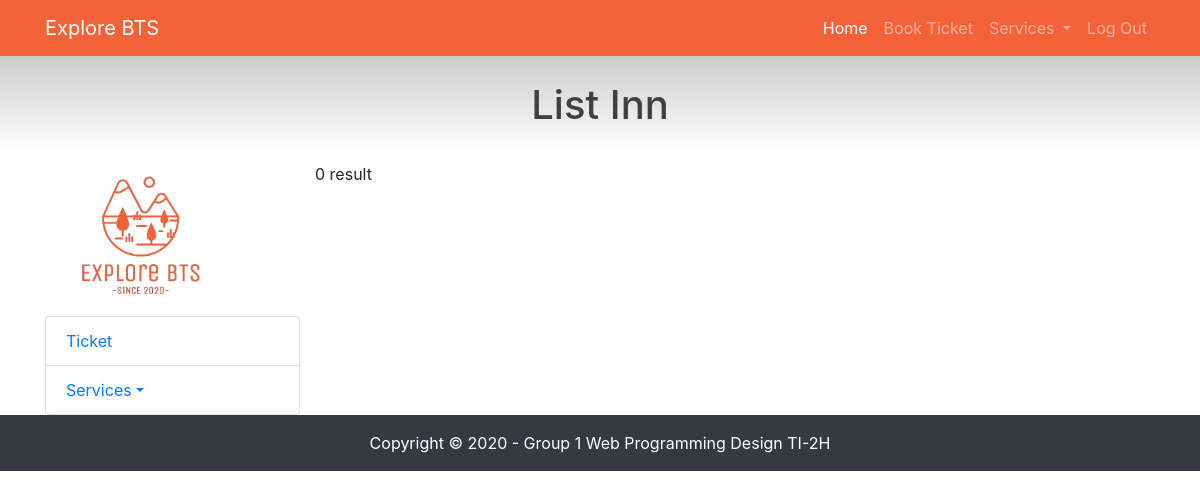
Page /listCampTools.php on the earlier database version.
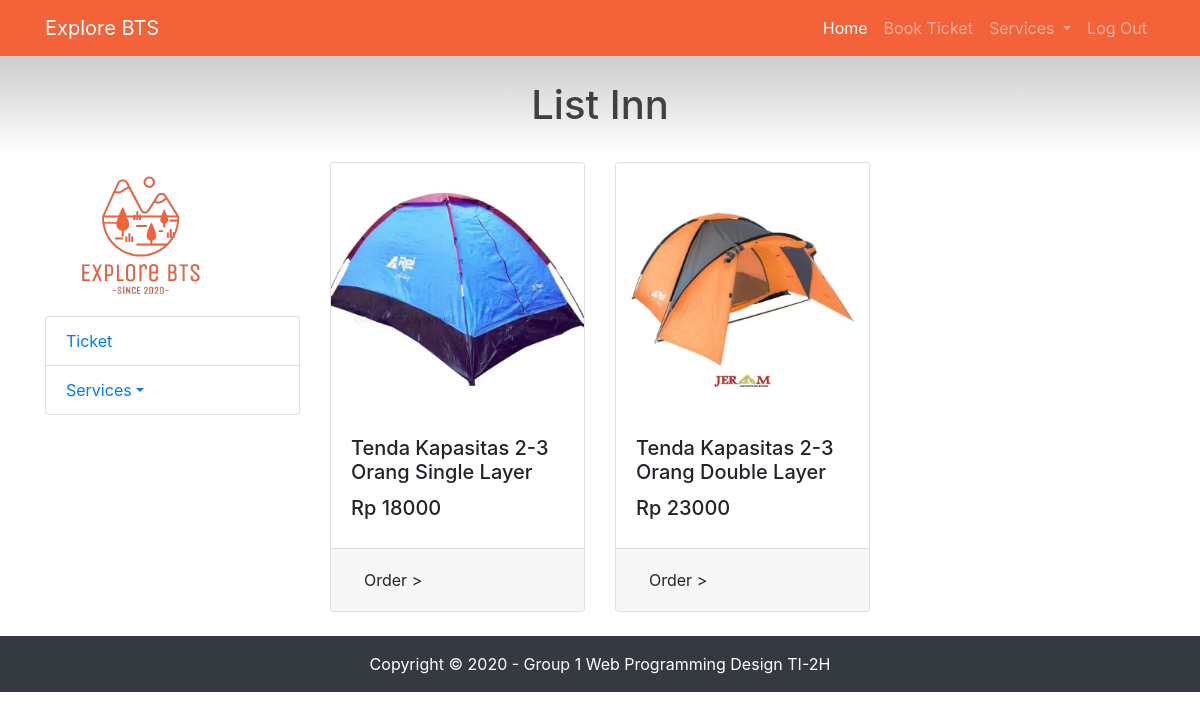
Same page on the later database version.
### tables this page shows
CREATE TABLE `products` (
  `product_id` int(11) NOT NULL,
  `product_name` varchar(100) NOT NULL,
  `product_pict` varchar(255) NOT NULL,
  `category_code` char(4) NOT NULL,
  `unit_price` int(11) NOT NULL,
  `vendor_id` int(11) NOT NULL,
  `product_desc` varchar(255) NOT NULL
);

### listCampTools.php (the view, shortened to what this page needs)
<!DOCTYPE html>
<html lang="en">
<head>
  <link href="vendor/bootstrap/css/bootstrap.min.css" rel="stylesheet">
  <link href="vendor/bootstrap/css/bootstrap.min.css" rel="stylesheet">
  <link href="css/shop-homepage.css" rel="stylesheet">
</head>
<body>
  <nav class="navbar navbar-expand-lg navbar-dark fixed-top">
    <div class="container">
      <a class="navbar-brand" href="#">Explore BTS</a>
      <div class="collapse navbar-collapse" id="navbarResponsive">
        <ul class="navbar-nav ml-auto">
          <li class="nav-item active">
            <a class="nav-link" href="homeUsers.html">Home
            </a>
          </li>
          <li class="nav-item">
            <a class="nav-link" href="#">Book Ticket</a>
          </li>
          <li class="nav-item dropdown">
            <a class="nav-link dropdown-toggle" href="#" id="navbardrop" data-toggle="dropdown">
              Services
            </a>
        </li>
          <li class="nav-item">
            <a class="nav-link" href="#">Log Out</a>
          </li>
        </ul>
      </div>
    </div>
  </nav>
  <h1>List Inn</h1>
  <div class="container">
    <div class="row">
      <div class="col-lg-3">
        <img src="assets/logo-bts.png" width="75%">
        <div class="list-group">
          <a href="#" class="list-group-item">Ticket</a>
          <div class="list-group-item">
            <a class="dropdown-toggle" href="" data-toggle="dropdown">Services<span class="caret"></span></a>
          </div>
        </div>
      </div>
      <div class="col-lg-9">
        <div class="row">
          <?php
                include "connection.php";
                $query = "SELECT * FROM products WHERE category_code LIKE '%CMP%'";
                $result = mysqli_query($connect, $query);
                if(mysqli_num_rows($result) > 0){
                while($row = mysqli_fetch_assoc($result)){
            ?>
          <div class="col-lg-4 col-md-6 mb-4">
            <div class="card h-100">
                <img class="card-img-top" src="uploads/<?php echo $row['product_pict'];?>" alt="">
                <div class="card-body">
                  <h5 class="card-title"><?php echo $row['product_name'];?></h5>
                  <h5>Rp <?php echo $row['unit_price'];?></h5>
                </div>
                <div class="card-footer">
                    <button type="button" class="btn" data-toggle="modal" data-target="#modal<?php echo $row['product_id']; ?>">Order > </button>
                </div>
            </div>
          </div>
          <?php
                    }
                } else{
                    echo "0 result";
                }
            ?>
        </div>
      </div>
    </div>
  </div>
  <footer class="py-3 bg-dark">
    <div class="container">
      <p class="m-0 text-center text-white">Copyright &copy; 2020 - Group 1 Web Programming Design TI-2H</p>
    </div>
  </footer>
</body>
</html>

Differences in the rows shown:
added products: product_pict (picture), product_name "Tenda Kapasitas 2-3 Orang Single Layer", unit_price "18000"
added products: product_pict (picture), product_name "Tenda Kapasitas 2-3 Orang Double Layer", unit_price "23000"
Other differences:
text no longer shown: "0 result"
